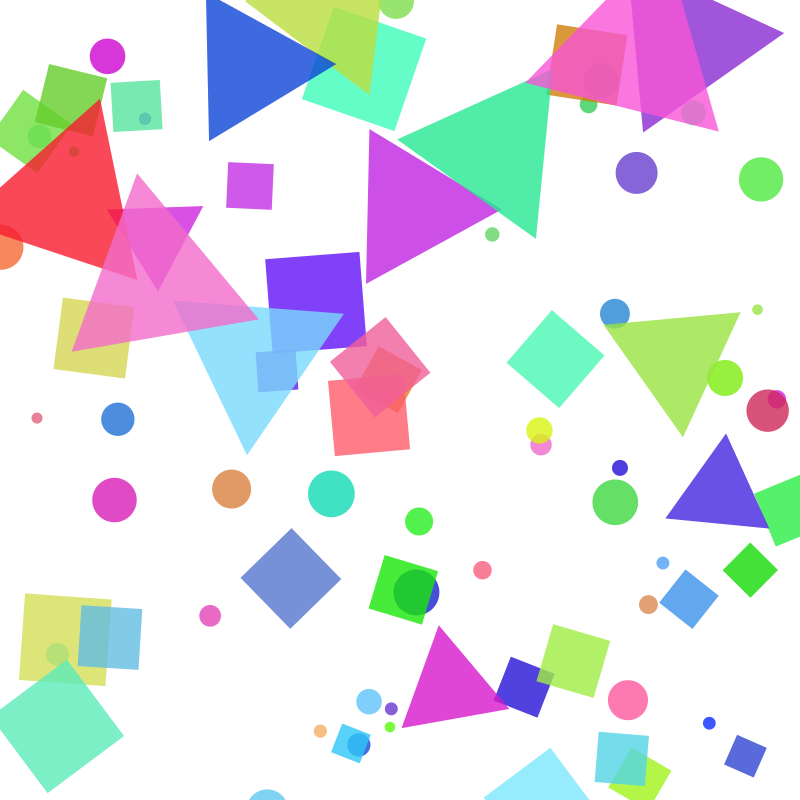
Frame 1 (no input)
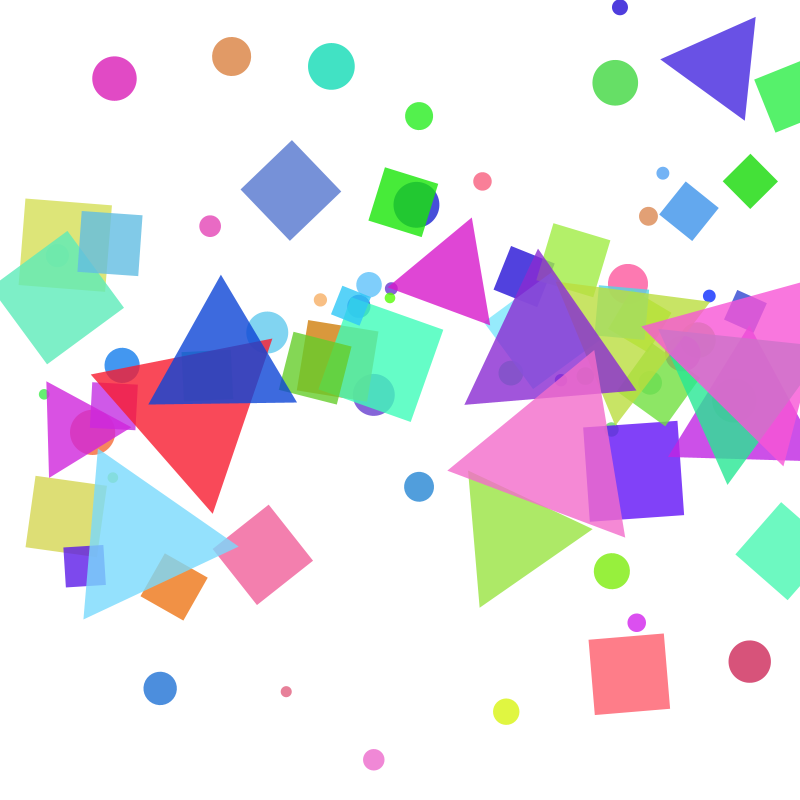
Frame 60 (the mouse pressed at the canvas centre just before this capture)
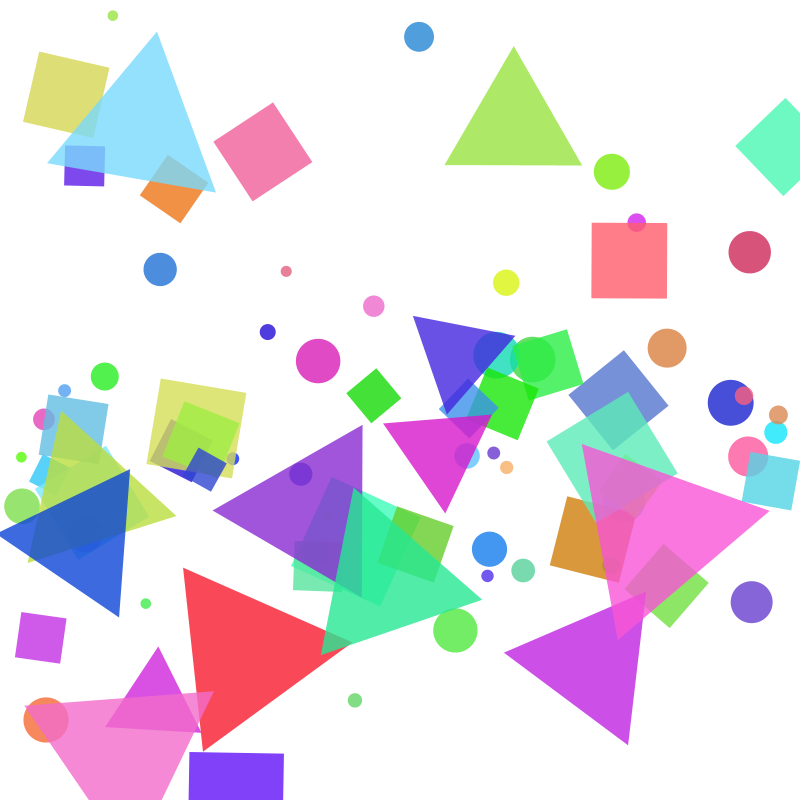
Frame 120 (the mouse held since frame 60 and released just before this capture)

The Processing sketch that drew these frames (run headless with seeded random() and noise(); from frame 60 on, the mouse is pressed at the canvas centre):

// Processing sketch: ShapeAnimation
// ── ShapeAnimation.pde
ArrayList<Ellipse> ellipses;
ArrayList<Rect> rects;
ArrayList<Triangle> triangles;
int n_e;
int n_r;
int n_t;

void setup(){
  size(800,800);
  background(0);
  
  colorMode(HSB,360,100,100,100);
  rectMode(CENTER);
  
  ellipses = new ArrayList<Ellipse>();
  rects = new ArrayList<Rect>();
  triangles = new ArrayList<Triangle>();
  
  n_e = (int)random(30,50);
  for(int i=0;i<n_e;i++){
    Ellipse e = new Ellipse();
    e.pos.set(random(width),random(height));
    e.radius = random(10,50);
    e.r.set(e.radius,e.radius);
    e.vec.set(0,-e.radius*0.1);
    e.isStroke = false;
    e.cFill = color(random(360),random(50,100),random(80,100),80);
    ellipses.add(e);
  }
  
  n_r = (int)random(10,30);
  for(int i=0;i<n_r;i++){
    Rect r = new Rect();
    r.pos.set(random(width),random(height));
    r.radius = random(30,100);
    r.side.set(r.radius,r.radius);
    r.vec.set(0,-r.radius*0.05);
    r.isStroke = false;
    r.cFill = color(random(360),random(50,100),random(80,100),80);    
    rects.add(r);
  }
  
  n_t = (int)random(10,30);
  for(int i=0;i<n_t;i++){
    Triangle t = new Triangle();
    t.pos.set(random(width),random(height));
    t.radius = random(80,200);
    t.side = t.radius;
    t.vec.set(0,-t.radius*0.05);
    t.isStroke = false;
    t.cFill = color(random(360),random(50,100),random(80,100),80);
    triangles.add(t);
  }
  
}

void draw(){
  background(360,0,100);
  stroke(0);
  //line(0,height/2.0,width,height/2.0);
  //line(width/2.0,0.0,width/2.0,height);
  
  for(int i=0;i<n_e;i++){
    Ellipse e = ellipses.get(i);
    e.vec.set(0,-4+(-50*abs(e.pos.y-height/2.0)/height/2.0));
    e.draw();
  }
  
  
  for(int i=0;i<n_r;i++){
    Rect r = rects.get(i);
    r.vec.set(0,-4+(-50*abs(r.pos.y-height/2.0)/height/2.0));
    r.rot+=0.08;
    r.draw();
  }
  
  for(int i=0;i<n_t;i++){
    Triangle t = triangles.get(i);
    t.vec.set(0,-4-50*abs(t.pos.y-height/2.0)/height/2.0);
    t.rot += 0.08;
    t.draw();
  }
  
  
  
}
// ── Ellipse.pde
class Ellipse extends Shape{
  PVector r;
  
  Ellipse(){
    super();
    r = new PVector(radius,radius);
  }
  
  @Override
  void draw(){
    update();
    if(isStroke)stroke(this.cStroke);
    else noStroke();
    if(isFill)fill(this.cFill);
    else noFill();
    
    pushMatrix();
    translate(pos.x,pos.y);
    rotate(rot);
    ellipse(0,0,r.x,r.y);
    popMatrix();
  }
}
// ── Rect.pde
class Rect extends Shape{
  PVector side;
  
  Rect(){
    super();
    side = new PVector(radius,radius);
  }
  
  @Override
  void draw(){
    update();
    if(isStroke)stroke(this.cStroke);
    else noStroke();
    if(isFill)fill(this.cFill);
    else noFill();
    
    pushMatrix();
    translate(pos.x,pos.y);
    rotate(rot);
    rect(0,0,side.x,side.y);
    popMatrix();
  }
}
// ── Shape.pde
abstract class Shape{
  //field
  PVector pos,vec;
  float rot;
  float radius;
  boolean isStroke;
  color cStroke;
  boolean isFill; color cFill;
  //constract
  Shape(){
    pos = new PVector(0,0);
    vec = new PVector(0,0);
    rot = random(2.0*PI);
    radius = 50;
    
    isStroke = true;
    cStroke = color(255);
    isFill = true;
    cFill = color(255);
  }

  abstract void draw();
  
  void update(){
    this.pos.add(this.vec);
    if(pos.x<0||width<pos.x){
      pos.x = width-pos.x;
      pos.y = random(height);
    }
    if(pos.y<0||height<pos.y){
      pos.y = height-pos.y;
      pos.x = random(width);
    }
  }
}
// ── Triangle.pde
class Triangle extends Shape{
  float side;
  
  Triangle(){
    super();
    side = radius;
  }
  
  @Override
  void draw(){
    update();
    if(isStroke)stroke(this.cStroke);
    else noStroke();
    if(isFill)fill(this.cFill);
    else noFill();
    
    pushMatrix();
    translate(pos.x,pos.y);
    rotate(rot);
    beginShape();
    float r = side*sqrt(3.0)/3.0;
    for(int i=0;i<3;i++){
      float x = r*cos(PI*3.0/2.0+i*2.0/3.0*PI);
      float y = r*sin(PI*3.0/2.0+i*2.0/3.0*PI);
      vertex(x,y);
    }
    endShape();
    popMatrix();
  }
}
